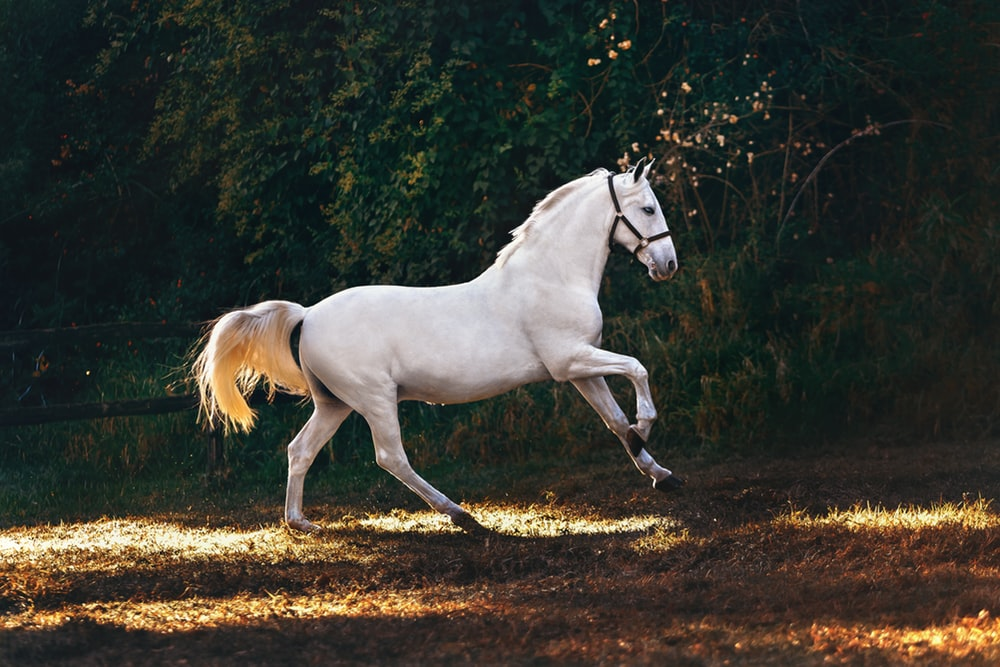
#> input picture Digital Image Processing/OpenCV/gallery/hourse.jpeg, 1000 x 667 px, found by its file name
$ python maskingLogo.py
#> lines starting #> are read from the running program, lines starting #| are printed output that depends on the picture; after the words box and inside, x2 and y2 are one past the last pixel; in counts of white or black regions, pixels touching at a corner belong together; pictures that were not available may be replaced by others from this repository, and a replacement may not be noted
import cv2
import numpy as np

# =====================
# CODE OBJECTIVE
# =====================
# substituting white background with black one for the mask logo
# then overwrite logo mask on the region of interest of the target image


hourseImg = cv2.imread("../../gallery/hourse.jpeg", cv2.IMREAD_COLOR)
#> hourseImg is the input picture: shape (667, 1000, 3); mean B, G, R 49.1, 57, 57.5
logoImg = cv2.imread("../../gallery/logo.png", cv2.IMREAD_COLOR)
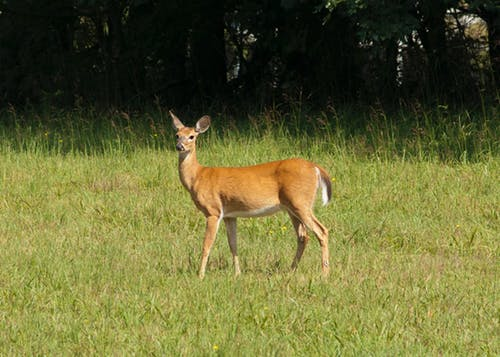
#> input picture Digital Image Processing/OpenCV/gallery/deer.jpeg, 500 x 357 px, given in place of logo.png, which was not available
#> logoImg is the input picture: shape (357, 500, 3); mean B, G, R 52.3, 103.7, 103.4

rows, cols = logoImg.shape[:2]                      # size of the logo-img
#> rows = 357; cols = 500
hourseROI = hourseImg[0:rows, 0:cols]               # target location to overwrite
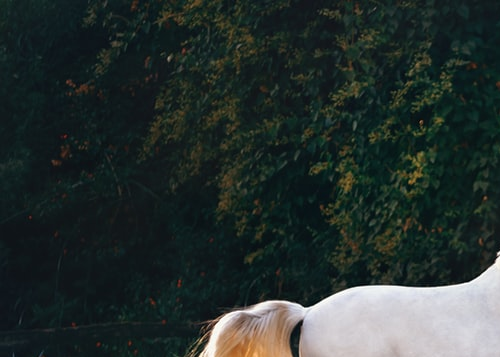
#> hourseROI: shape (357, 500, 3); mean B, G, R 46.9, 49.3, 39.4

grayLogo = cv2.cvtColor(logoImg, cv2.COLOR_BGR2GRAY)
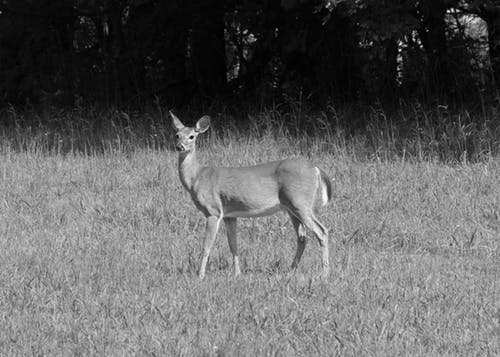
#> grayLogo: shape (357, 500); min 0, max 254, mean 97.8
_, logoMask = cv2.threshold(grayLogo, 220, 255, cv2.THRESH_BINARY_INV)  # white logo over black BKG
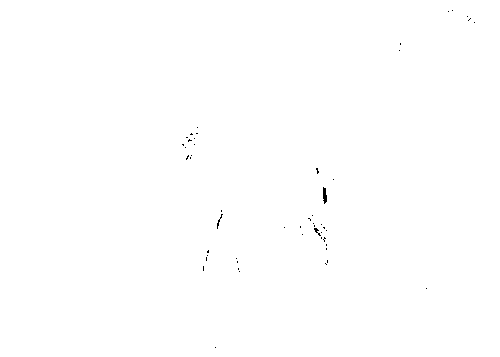
#> logoMask: shape (357, 500); 99.9% white; black in thin lines or dots, all inside (x1, y1, x2, y2) = (182, 10, 475, 348)
invLogoMask = cv2.bitwise_not(logoMask)                                 # black logo over white BKG

hourseBKG = cv2.bitwise_and(hourseROI, hourseROI, mask=invLogoMask)
hourseFG = cv2.bitwise_and(logoImg, logoImg, mask=logoMask)

logoPatch = cv2.add(hourseBKG, hourseFG)
hourseImg[:rows, :cols] = logoPatch
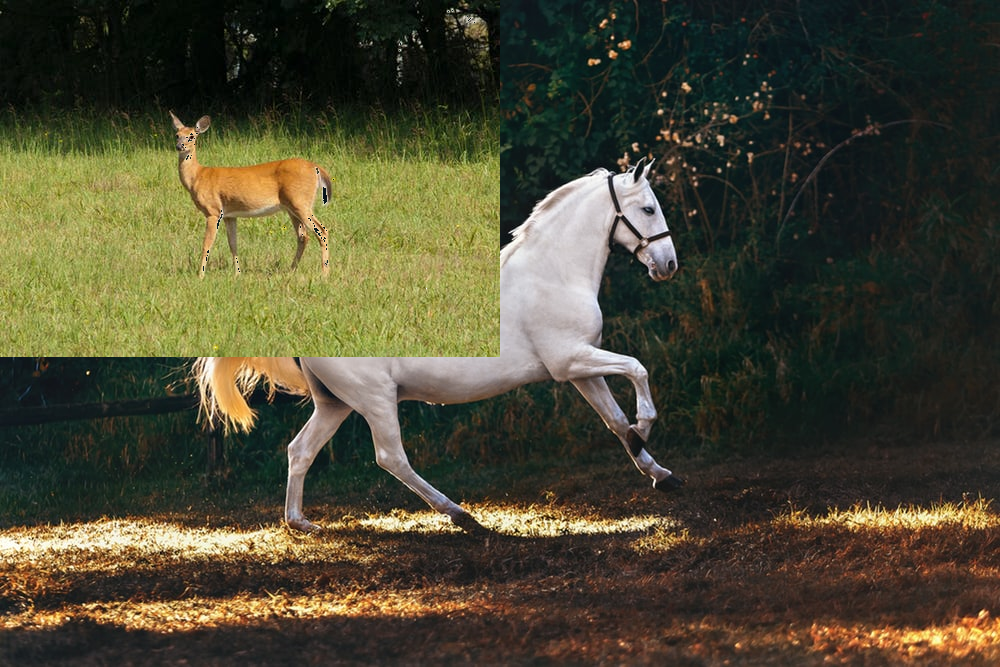
#> hourseImg: shape (667, 1000, 3); mean B, G, R 50.5, 71.5, 74.5

cv2.imshow("over-layed hourse", hourseImg)
cv2.waitKey(0)
cv2.destroyAllWindows()

cv2.destroyAllWindows()
